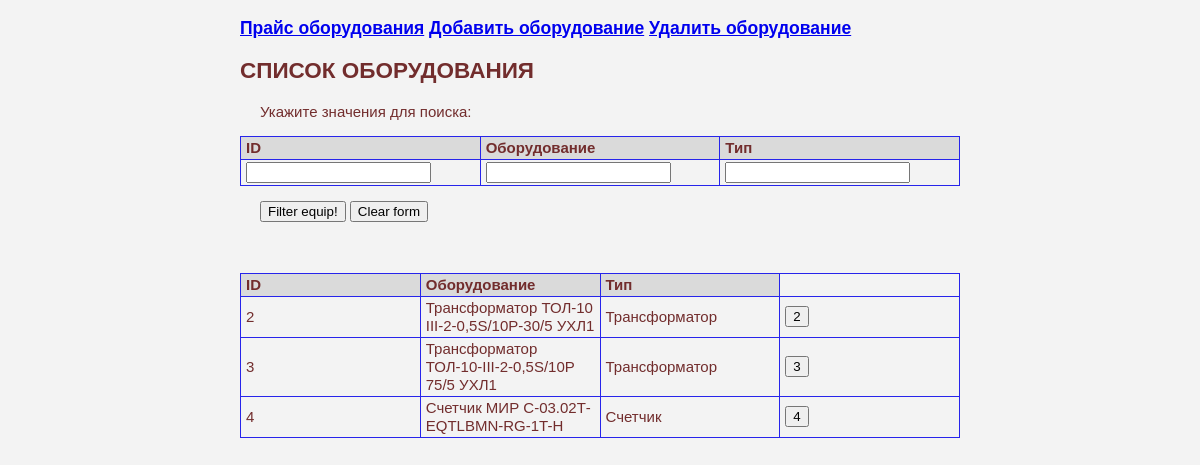
Page /eqip_prices on the committed database.
### tables this page shows
CREATE TABLE equips (
                            id integer not null primary key autoincrement,
                            equip text not null,
                            type text);

### app_equip.py (the view)
@app.route('/')
@app.route('/eqip_prices', methods=['GET','POST'])
def eqip_prices() -> str:
    dbs = db_sqlite.EquipDB()
    s_id = request.form.get('search_id','')
    s_name_eq = request.form.get('search_name_eq','')
    s_type_eq = request.form.get('search_type_eq','')
    result = dbs.get_eqips(id = s_id, name_eq = s_name_eq, type_eq = s_type_eq)
    return render_template('eqip_prices.html', the_title='CПИСОК ОБОРУДОВАНИЯ', the_results=result)

### db_sqlite.py (called while the page is built)
    def get_eqips(self, id="", name_eq="", type_eq=""):
        with sqlite3.connect(self._database) as connection:
            result = connection.execute("""select * from equips where id LIKE ? and equip LIKE ? and type LIKE ?""", (f'%{id}%',f'%{name_eq}%', f'%{type_eq}%'))
        return result

### templates/eqip_prices.html
{% extends 'base.html' %}
{% block body %}
<h2>{{ the_title }}</h2>
<form method='POST' action='/eqip_prices'>
    <p>Укажите значения для поиска:</p>
    <table class="table">
        <thead>
        <tr>
            <td>ID</td>
            <td>Оборудование</td>
            <td>Тип</td>
        </tr>
    </thead>
    <tbody>
            <tr>
                <td><input name='search_id' type='TEXT' value=''></td>
                <td><input name='search_name_eq' type='TEXT' value=''></td>
                <td><input name='search_type_eq' type='TEXT' value=''></td>
            </tr>
    </tbody>
    </table>
    <p><input value='Filter equip!' type='SUBMIT'>   <input value='Clear form' type='Reset'></p>
    </form>
<br>
<br>
<form method='POST' action='/1_equip'>
<table class="table">
<thead>
    <tr>
        <td>ID</td>
        <td>Оборудование</td>
        <td>Тип</td>
    </tr>
</thead>
<tbody>
    {% for i in the_results %}
        <tr>
            <td>{{i[0]}}</td>
            <td>{{i[1]}}</td>
            <td>{{i[2]}}</td>
            <td><input name='id_1_eq' value= {{i[0]}} type='SUBMIT'></td>
        </tr>
    {% endfor %}
</tbody>
</table>
</form>
{% endblock %}

### static/main.css (style rules this page uses)
body { font-family: Arial, sans-serif; font-size: 15px; line-height: 1.2; color: #722d2d; background-color: #f3f3f3; margin-left: 20%; margin-right: 20%; margin-top: 0%; margin-bottom: 0%; }
p { text-indent: 20px; }
.table { border: 1px solid #2724eb; width: 100%; border-collapse: collapse; table-layout: fixed; }
.table thead { background-color: #dadada; font-weight: bold; }
.table td { border: 1px solid #2724eb; padding: 2px 5px; }

### rows in the picture
equips: id "2", equip "Трансформатор ТОЛ-10 III-2-0,5S/10Р-30/5 УХЛ1", type "Трансформатор", id_1_eq "2"
equips: id "3", equip "Трансформатор ТОЛ-10-III-2-0,5S/10P 75/5 УХЛ1", type "Трансформатор", id_1_eq "3"
equips: id "4", equip "Счетчик МИР С-03.02Т-ЕQTLBMN-RG-1T-H", type "Счетчик", id_1_eq "4"

### other values in the picture
{{ the_title }} "CПИСОК ОБОРУДОВАНИЯ"
